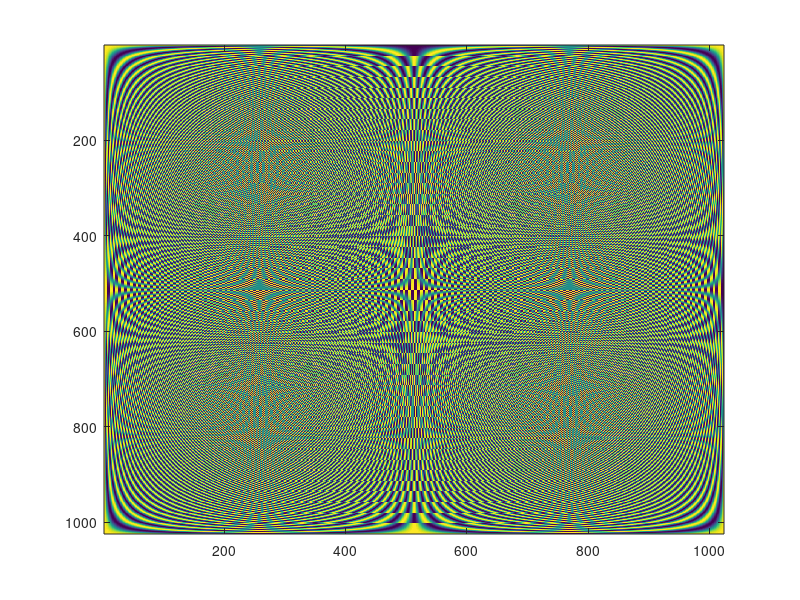

Write the MATLAB code that produced this figure.
clear all, close all, clc
n = 1024;
w = exp(-i*2*pi/n);
% Slow
for i=1:n
for j=1:n
dft(i,j) = w^((i-1)*(j-1));
end
end
% Fast
[I,J] = meshgrid(1:n,1:n);
dft = w.^((I-1).*(J-1));
imagesc(real(dft))